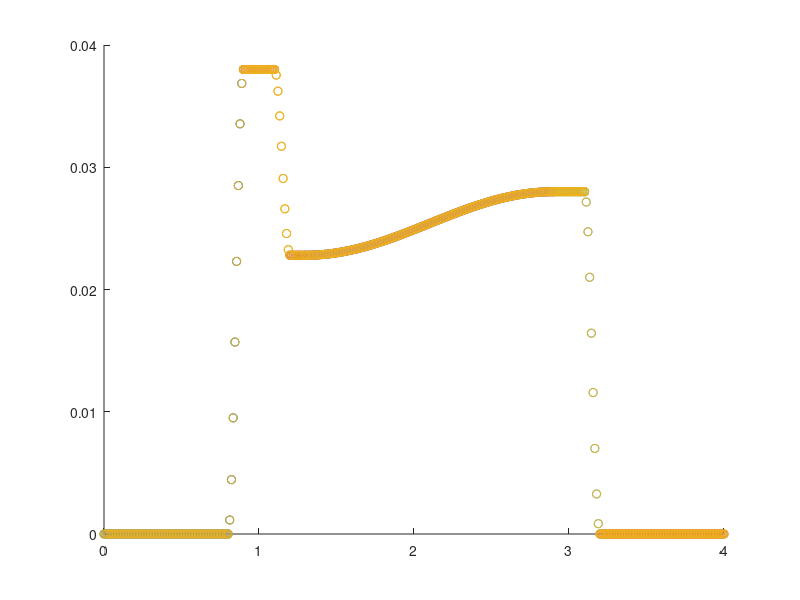

MATLAB code for this plot: (Note: this script raises an error after producing the figure.)
close all

% TO CHANGE

T = 4; % Total duration
D1 = 0.2; % Grip deadtime
D2 = 0.2; % Release deatime
d1 = 0.1; % TO duration
d2 = 0.1; % TRANSITION 1 duration
d3 = 0.1; % TRANSITION 2 duration
d4 = 0.1; % RETURN duration
d5 = 0.1; % Raise slightly
A1 = 0.038; % distance covered
A2 = A1*0.6;
A3 = 0.028;

C1 = A1-A2;
E1 = A1+A2;
C2 = A2-A3;
E2 = A2+A3;

N = 400; % Number of 'POINTS'

filename = 'Profile_z';

% END TO CHANGE



% Calculate each section number of points
N0 = int16(N/T*0.8);
% N00 = int16(N/T*(1.6-d5));
N000 = int16(N/T*0.8);
N1 = int16(N/T*d1);
N2 = int16(N/T*D1);
N3 = int16(N/T*d2);
N7 = int16(N/T*d5);
N4 = int16(N/T*(d3+1.5));
N5 = int16(N/T*D2);
N6 = N-N1-N2-N3-N4-N5-N0-N000-N7;

% Determine end of phase 1 and 2 time
l0 = 0+0.8;
l1 = l0+d1;
l2 = l1+D1;
l3 = l2+d2;
l7 = l3+d5;
% l00 = l7+1.6-d5;
l4 = l7+d3+1.5;
l5 = l4+D2;
l000 = l5+d4;

% linearly spread space for all 3 phases
n0 = linspace(0,l0,N0);
n1 = linspace(l0,l1,N1);
n2 = linspace(l1,l2,N2);
n3 = linspace(l2,l3,N3);
n7 = linspace(l3,l7,N7);
% n00 = linspace(l7,l00,N00);
n4 = linspace(l7,l4,N4);
n5 = linspace(l4,l5,N5);
n6 = linspace(l5,l000,N6);
n000 = linspace(l000,T,N000);

% Phase 1, reshape to fit 1xn
y1 = (-A1*cos(1/d1*pi*n1) + A1)/2;
y1 = reshape(y1, [N1,1]);

% Phase 2, only get 1st column
y2 = A1*ones(N2);
y2 = y2(:,1);

% Phase 3, reshape to fit 1xn
y3 = (C1*cos(1/d2*pi*(n3-l2)) + E1)/2;
y3 = reshape(y3, [N3,1]);

y7 = A2*ones(N7);
y7 = y7(:,1);

% Phase 4, reshape to fit 1xn
y4 = (C2*cos(1/(d3+1.5)*pi*(n4-l7)) + E2)/2;
y4 = reshape(y4, [N4,1]);

% Phase 5, only get 1st column
y5 = A3*ones(N5);
y5 = y5(:,1);

% Phase 6, reshape to fit 1xn
y6 = (A3*cos(1/d4*pi*(n6-l5)) + A3)/2;
y6 = reshape(y6, [N6,1]);

y0 = zeros(N0);
y0 = y0(:,1);
% y00 = zeros(N00);
% y00 = y00(:,1);
y000 = zeros(N000);
y000 = y000(:,1);

% join x and y axis 
y = [y0; y1; y2; y3; y7; y4; y5; y6; y000];
n = [reshape(n0, [N0,1]); reshape(n1, [N1,1]); reshape(n2, [N2,1]); reshape(n3, [N3,1]); reshape(n7, [N7,1]); reshape(n4, [N4,1]); reshape(n5, [N5,1]); reshape(n6, [N6,1]); reshape(n000, [N000,1])];
z_profile_V2 = [n y];

% Export
save(filename,'z_profile_V2');

% Visualise plots
scatter(n1,y1);
hold on;
scatter(n2,y2);
scatter(n3,y3);
scatter(n4,y4);
scatter(n5,y5);
scatter(n6,y6);
scatter(n7,y7);
scatter(n0,y0);
scatter(n000,y000);
scatter(n,y);

scatter(grip_profile_V2(:,1),grip_profile_V2(:,2))


